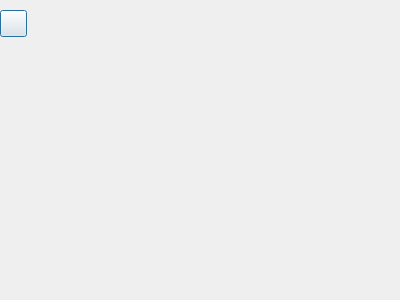
<?xml version="1.0" encoding="UTF-8"?>
<ui version="4.0">
 <class>Dialog</class>
 <widget class="QDialog" name="Dialog">
  <property name="geometry">
   <rect>
    <x>0</x>
    <y>0</y>
    <width>400</width>
    <height>300</height>
   </rect>
  </property>
  <property name="windowTitle">
   <string>Dialog</string>
  </property>
  <widget class="QPushButton" name="pushButton">
   <property name="geometry">
    <rect>
     <x>0</x>
     <y>10</y>
     <width>27</width>
     <height>27</height>
    </rect>
   </property>
   <property name="text">
    <string/>
   </property>
  </widget>
 </widget>
 <resources/>
 <connections/>
</ui>
